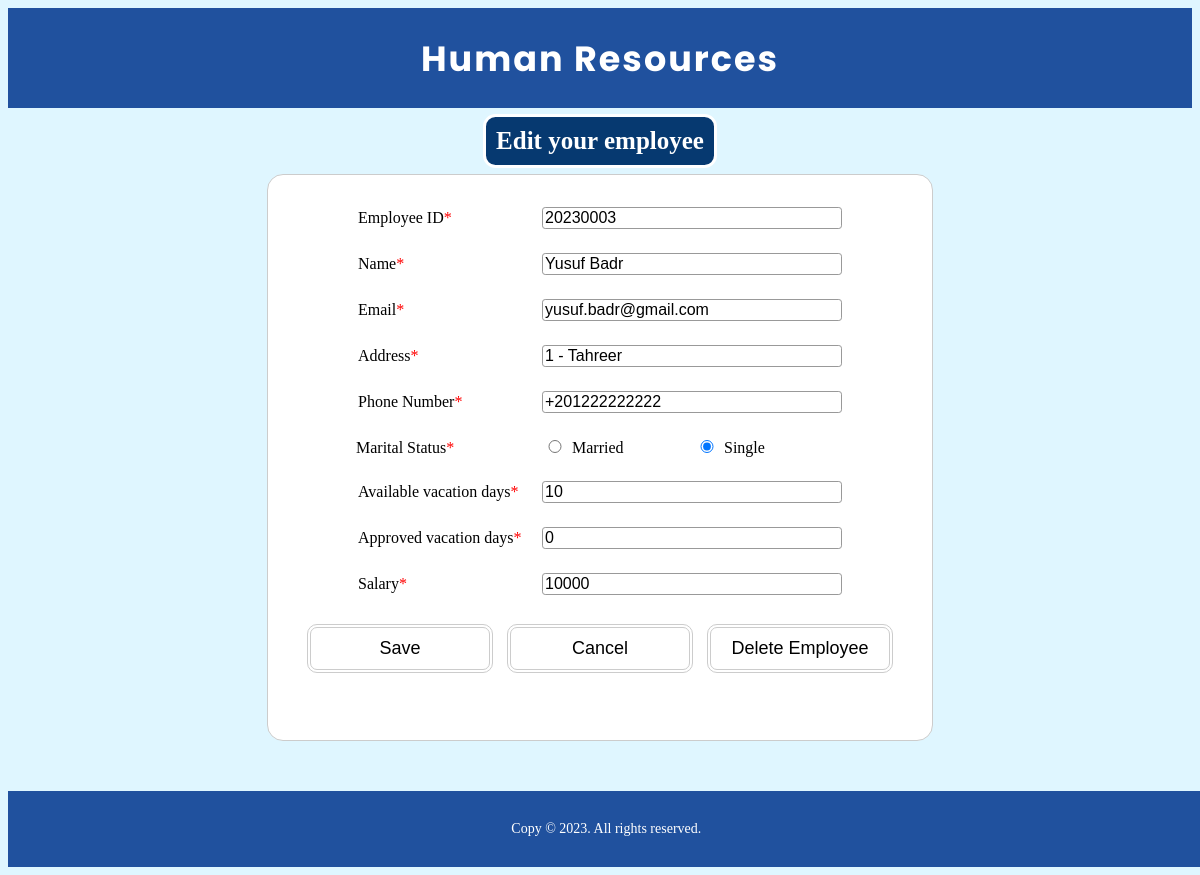
/search-employee/edit-employee/20230003, run on the app's committed database.
### HumanResources/models.py (models this page shows, shortened)
class Employee(models.Model):
    GENDER_CHOICES = (
        ('M', 'Male'),
        ('F', 'Female'),
    )
    MARITAL_STATUS_CHOICES = (
        ('S', 'Single'),
        ('M', 'Married'),
    )
    id = models.IntegerField(default=20230000, primary_key=True)
    name = models.CharField(max_length=100)
    email = models.EmailField(default="mail@gmail.com")
    phoneNumber = models.CharField(max_length=20)
    address = models.CharField(max_length=100)
    gender = models.CharField(
        max_length=1, choices=GENDER_CHOICES, default='M')
    maritalStatus = models.CharField(
        max_length=1, choices=MARITAL_STATUS_CHOICES, null=True)
    availableVacationDays = models.IntegerField(default=0)
    approvedVacationDays = models.IntegerField(default=0)
    salary = models.IntegerField()
    birthDay = models.DateField(null=True)

### HumanResources/views.py (the view, shortened to what this page needs)
# urls.py: path('search-employee/edit-employee/<int:employeeId>', views.editEmployeeForm, name='editEmployeeForm'),
def editEmployeeForm(request: HttpRequest, employeeId: int):
    employee = Employee.objects.get(id=employeeId)
    form = initialFormData(employee)
    return render(request, 'pages/edit-employee.html', {
        'form': form,
        'id': employee.id
    })

### HumanResources/views.py (called while the page is built)
def initialFormData(employee: Employee, isDesiabled: bool = True) -> EmployeeForm:
    initialData = {
        'id': employee.id,
        'name': employee.name,
        'email': employee.email,
        'address': employee.address,
        'phoneNumber': employee.phoneNumber,
        'gender': employee.gender,
        'maritalStatus': employee.maritalStatus,
        'availableVacationDays': employee.availableVacationDays,
        'approvedVacationDays': employee.approvedVacationDays,
        'salary': employee.salary,
        'birthDay': employee.birthDay
    }
    form = EmployeeForm(initial=initialData)
    return form

### HumanResources/templates/pages/edit-employee.html (shortened to what this page needs)
{% extends './base.html' %}
{% load static %}
{% block styleSheets %}
<link rel="stylesheet" href="{% static 'styles/index-style.css' %}" />
<link rel="stylesheet" href="{% static 'styles/form-style.css' %}">
{% endblock styleSheets %}
{% block body %}
<div class="form-container">
    <h2>Edit your employee</h2>
    {% if id %}
    <form id="edit-employee-form" action="{% url 'editEmployeeForm' id %}" method='post'>
        {% for field in form %}
        <div class="form-element">
            <label for="{{ field.id_for_label }}">{{ field.label }}<span aria-label="required">*</span></label>
            {{ field }}
        </div>
        {% endfor %}
        <div class="form-element">
            <button id="save-btn" type="submit">Save</button>
            <a href="{% url 'searchEmployee' %}"><button id="cancel-btn" type="button">Cancel</button></a>
            <a href="{% url 'deleteEmployee' id %}"><button id="delete-btn" type="button">Delete Employee</button></a>
        </div>
        <p class="errorMessage">{{ errorMessage }}</p>
    </form>
    {% else %}
        <p class="errorMessage">{{ errorMessage }}</p>
        <a href="{% url 'searchEmployee' %}"><button id="cancel-btn" type="button">Back to Search</button></a>
    {% endif %}
</div>
{% endblock body %}

### HumanResources/static/styles/index-style.css (style rules this page uses)
body { background-color: #DFF6FF; }

### HumanResources/static/styles/form-style.css (style rules this page uses)
.form-container { text-align: center; }
.form-container h2 { font-size: 25px; color: white; background-color: #063970; width: fit-content; padding: 10px; border-style: solid; border-radius: 0.5em; margin: 0.5% auto; text-align: center; }
.errorMessage { color: red; background-color: white; text-align: center; width: fit-content; font-size: 25px; font-weight: bold; margin: 0.2em auto; padding: 10px; border-radius: 1em; }
form { color: black; background-color: white; margin: 0 auto; width: 600px; padding: 2em; border: 1px solid #ccc; border-radius: 1em; }
.form-element+.form-element { margin-top: 1.5em; }
#maritalStatus { display: inline-block; width: 19em; text-align: left; }
#maritalStatus div { display: inline-block; width: 50%; }
label { display: inline-block; width: 180px; text-align: left; }
input[type="radio"] { width: 20px; }
input, textarea { font: 1em sans-serif; width: 300px; box-sizing: border-box; border: 1px solid #999; border-radius: 0.2em; }
[aria-label="required"] { color: red; }
form div:last-child { text-align: center; }
button { display: inline-block; background-color: #ffffff; border-radius: 10px; border: 4px double #cccccc; color: #000000; text-align: center; font-size: 18px; padding: 10px; width: 186px; transition: all 0.3s; cursor: pointer; margin: 5px; }

### data on the page
Employee: form "20230003" "Yusuf Badr" "yusuf.badr@gmail.com" "1 - Tahreer" "+201222222222" "☐ Married ☑ Single" "10" "0" "10000"

### other printed values
{{ field.label }} "Employee ID" "Name" "Email" "Address" "Phone Number" "Marital Status" "Available vacation days" "Approved vacation days" "Salary"
